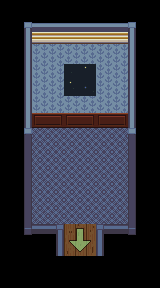

This is a level from a 2D game, rendered from its Tiled map with the project's own tilesets. A one-line summary and the complete map file follow:
An orthogonal 5x9 tile map with 32x32 px tiles, 5 tile layers (bg, ground shadows & details, mid, shadows, ...), 1 hidden layer not drawn, 6 tilesets and 7 objects (exit).

<map version="1.11" tiledversion="1.11.2" orientation="orthogonal" renderorder="right-down" width="5" height="9" tilewidth="32" tileheight="32" infinite="0" nextlayerid="10" nextobjectid="40">
 <tileset firstgid="1" source="../../Assorted_LPC/lpc-walls/walls.tsx" />
 <tileset firstgid="6145" source="../../Assorted_LPC/lpc-floors/floors.tsx" />
 <tileset firstgid="8193" source="../../[A]LightShadow_pipo.tsx" />
 <tileset firstgid="8281" source="../../custom_tilesets/[Lightship]Whaleship.tsx" />
 <tileset firstgid="12691" source="../../Assorted_LPC/wooden_stairs/[LPC]WoodenStairs.tsx" />
 <tileset firstgid="14287" source="../../custom_tilesets/[A]BouncingArrows.tsx" />
 <layer id="1" name="bg" width="5" height="9">
  <data encoding="csv">
8479,8482,8482,8482,8478,
8434,8591,8591,8591,8432,
8434,8640,9016,8640,8432,
8434,8689,8689,8689,8432,
8339,8738,8738,8738,8290,
8438,8738,8738,8738,8436,
8438,8738,8738,8738,8436,
8289,8397,7401,8395,8338,
8433,8433,8433,8433,8433
</data>
 </layer>
 <layer id="4" name="ground shadows &amp; details" width="5" height="9">
  <data encoding="csv">
0,0,0,0,0,
0,0,0,0,0,
0,0,0,0,0,
0,0,0,0,0,
0,0,0,0,0,
0,0,0,0,0,
0,0,0,0,0,
0,0,0,0,0,
0,0,0,0,0
</data>
 </layer>
 <layer id="6" name="mid" width="5" height="9">
  <properties>
   <property name="z" type="int" value="0" />
  </properties>
  <data encoding="csv">
0,0,0,0,0,
0,0,0,0,0,
0,0,0,0,0,
0,0,0,0,0,
0,0,0,0,0,
0,0,0,0,0,
0,0,0,0,0,
0,0,0,0,0,
0,0,0,0,0
</data>
 </layer>
 <layer id="7" name="shadows" width="5" height="9">
  <properties>
   <property name="z" type="int" value="0" />
  </properties>
  <data encoding="csv">
0,0,0,0,0,
0,0,0,0,0,
0,0,0,0,0,
0,0,0,0,0,
0,0,0,0,0,
0,0,0,0,0,
0,0,0,0,0,
0,0,0,0,0,
0,0,0,0,0
</data>
 </layer>
 <layer id="5" name="foreground" width="5" height="9">
  <properties>
   <property name="z" type="int" value="3" />
  </properties>
  <data encoding="csv">
0,0,0,0,0,
0,0,0,0,0,
0,0,0,0,0,
0,0,0,0,0,
0,0,0,0,0,
0,0,0,0,0,
0,0,0,0,0,
0,0,14297,0,0,
0,0,0,0,0
</data>
 </layer>
 <objectgroup id="9" name="Object Layer 1">
  <object id="5" x="32" y="96" width="96" height="32">
   <properties>
    <property name="collision" type="bool" value="true" />
   </properties>
  </object>
  <object id="30" name="exit" x="64" y="240" width="32" height="32">
   <properties>
    <property name="dest" value="whaleship-f2-hallway" />
    <property name="destPoint" value="exit-nw" />
    <property name="dir" value="u" />
   </properties>
  </object>
  <object id="31" x="0" y="128" width="32" height="96">
   <properties>
    <property name="collision" type="bool" value="true" />
   </properties>
  </object>
  <object id="34" x="96" y="224" width="64" height="64">
   <properties>
    <property name="collision" type="bool" value="true" />
   </properties>
  </object>
  <object id="35" x="0" y="224" width="64" height="64">
   <properties>
    <property name="collision" type="bool" value="true" />
   </properties>
  </object>
  <object id="38" x="128" y="128" width="32" height="96">
   <properties>
    <property name="collision" type="bool" value="true" />
   </properties>
  </object>
  <object id="39" x="64" y="272" width="32" height="16">
   <properties>
    <property name="collision" type="bool" value="true" />
   </properties>
  </object>
 </objectgroup>
 <imagelayer id="2" name="ref" visible="0" opacity="0.5" offsetx="-128" offsety="32">
  <image source="../../vtt-maps/whaleship-blank-f2.webp" width="1568" height="384" />
 </imagelayer>
</map>
